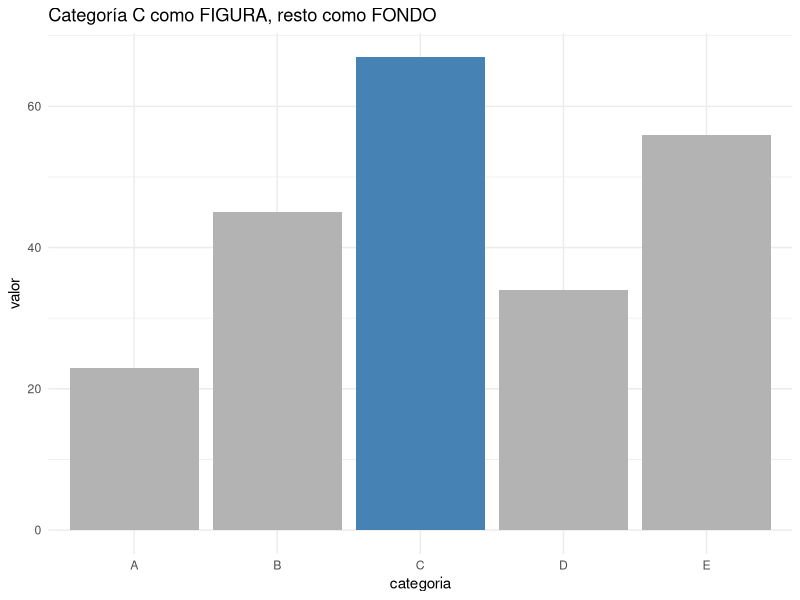
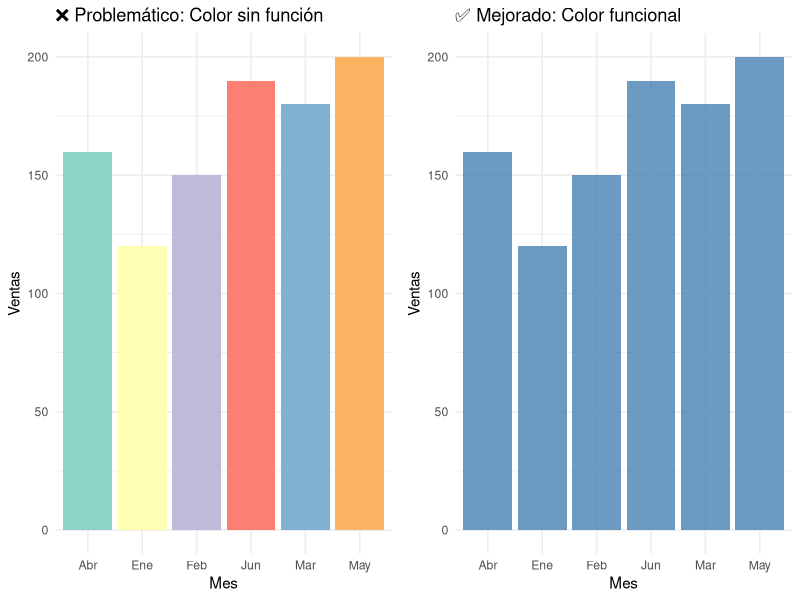
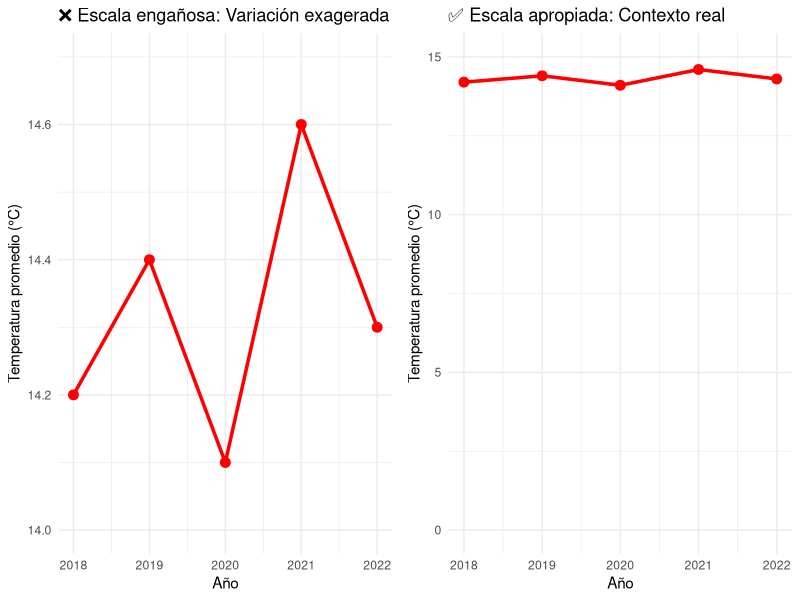

The R source for these figures, in order:
## ---- chunk 1
options(htmltools.dir.version = FALSE)
knitr::opts_chunk$set(echo = FALSE, message = FALSE, warning = FALSE,
                      fig.retina = 3, fig.width = 8, fig.height = 6)
library(ggplot2)
library(dplyr)
library(knitr)
## ---- chunk 2
# Ejemplo de figura-fondo
datos_ejemplo <- data.frame(
  categoria = c("A", "B", "C", "D", "E"),
  valor = c(23, 45, 67, 34, 56),
  destacar = c(FALSE, FALSE, TRUE, FALSE, FALSE)
)

ggplot(datos_ejemplo, aes(x = categoria, y = valor, fill = destacar)) +
  geom_col() +
  scale_fill_manual(values = c("grey70", "steelblue")) +
  labs(title = "Categoría C como FIGURA, resto como FONDO") +
  theme_minimal() +
  theme(legend.position = "none")
## ---- chunk 3
# Crear datos de ejemplo
datos_ventas <- data.frame(
  mes = c("Ene", "Feb", "Mar", "Abr", "May", "Jun"),
  ventas = c(120, 150, 180, 160, 200, 190),
  tipo = rep("Ventas", 6)
)

# Gráfico problemático - colores innecesarios
p1 <- ggplot(datos_ventas, aes(x = mes, y = ventas, fill = mes)) +
  geom_col() +
  scale_fill_brewer(type = "qual", palette = "Set3") +
  labs(title = "❌ Problemático: Color sin función",
       x = "Mes", y = "Ventas") +
  theme_minimal() +
  theme(legend.position = "none")

# Gráfico mejorado
p2 <- ggplot(datos_ventas, aes(x = mes, y = ventas)) +
  geom_col(fill = "steelblue", alpha = 0.8) +
  labs(title = "✅ Mejorado: Color funcional",
       x = "Mes", y = "Ventas") +
  theme_minimal()

gridExtra::grid.arrange(p1, p2, ncol = 2)
## ---- chunk 4
datos_temp <- data.frame(
  año = 2018:2022,
  temperatura = c(14.2, 14.4, 14.1, 14.6, 14.3)
)

p1 <- ggplot(datos_temp, aes(x = año, y = temperatura)) +
  geom_line(size = 1.2, color = "red") +
  geom_point(size = 3, color = "red") +
  scale_y_continuous(limits = c(14, 14.7)) +
  labs(title = "❌ Escala engañosa: Variación exagerada",
       x = "Año", y = "Temperatura promedio (°C)") +
  theme_minimal()

p2 <- ggplot(datos_temp, aes(x = año, y = temperatura)) +
  geom_line(size = 1.2, color = "red") +
  geom_point(size = 3, color = "red") +
  scale_y_continuous(limits = c(0, 15)) +
  labs(title = "✅ Escala apropiada: Contexto real",
       x = "Año", y = "Temperatura promedio (°C)") +
  theme_minimal()

gridExtra::grid.arrange(p1, p2, ncol = 2)
## ---- chunk 5
decision_criteria <- data.frame(
  Criterio = c(
    "Precisión de valores",
    "Número de observaciones", 
    "Número de variables por obs.",
    "Tipo de audiencia",
    "Medio de presentación",
    "Objetivo principal",
    "Frecuencia de consulta"
  ),
  Favorece_Tabla = c(
    "Crítica", 
    "< 7",
    "> 3", 
    "Técnica especializada",
    "Documento escrito",
    "Consulta/referencia",
    "Regular/diaria"
  ),
  Favorece_Gráfico = c(
    "Relativa suficiente",
    "> 10", 
    "1-2",
    "General/ejecutiva", 
    "Presentación oral",
    "Mostrar patrón",
    "Ocasional"
  )
)

kable(decision_criteria, 
      col.names = c("Criterio", "Favorece Tabla", "Favorece Gráfico"),
      format = "html") %>%
  kableExtra::kable_styling(bootstrap_options = c("striped", "hover")) %>%
  kableExtra::column_spec(2, color = "darkblue") %>%
  kableExtra::column_spec(3, color = "darkgreen")
